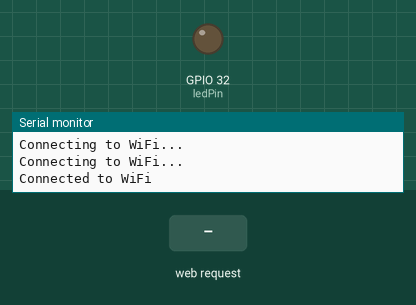
Recording of a sketch running on a simulated ESP32. Parts: output pins drawn as LEDs (lit = HIGH), the last lines printed to the serial monitor. Inputs (shaded band) come from the test bench. WiFi joins after 1.5 s; servers stay silent unless stated.

Above: at 3.2 s.
3.3 s: HTTP request GET /toggle?state=on received
At 3.8 s:
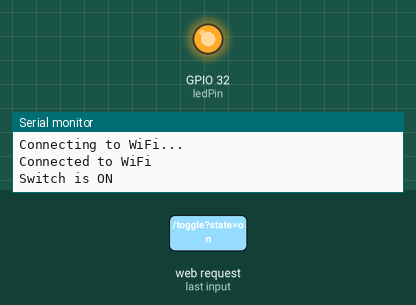
4.8 s: HTTP request GET /toggle received
At 6.1 s:
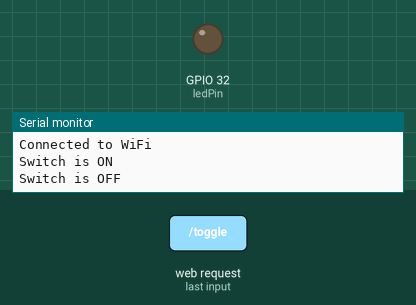
Timing chart, 0 to 7.8 s (numbered marks = the images above; inputs shaded):
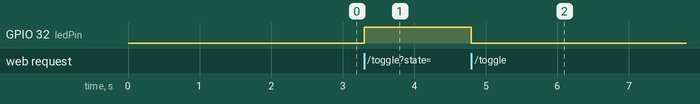

The sketch:

LocalConnector.ino
```cpp
#include <WiFi.h>
#include <WebServer.h>

// Replace with your network credentials
const char *ssid="***";
const char *password="***";

// Create a web server object
WebServer server(80);

// LED connected to GPIO 32
const int ledPin = 32;

// HTML content for the switch page
const char* htmlPage = R"rawliteral(
<!DOCTYPE html>
<html lang="en">
<head>
  <meta charset="UTF-8">
  <meta name="viewport" content="width=device-width, initial-scale=1.0">
  <title>On/Off Switch</title>
  <style>
    .switch {
      position: relative;
      display: inline-block;
      width: 60px;
      height: 34px;
    }
    .switch input {
      opacity: 0;
      width: 0;
      height: 0;
    }
    .slider {
      position: absolute;
      cursor: pointer;
      top: 0;
      left: 0;
      right: 0;
      bottom: 0;
      background-color: #ccc;
      transition: 0.4s;
      border-radius: 34px;
    }
    .slider:before {
      position: absolute;
      content: "";
      height: 26px;
      width: 26px;
      border-radius: 50%;
      left: 4px;
      bottom: 4px;
      background-color: white;
      transition: 0.4s;
    }
    input:checked + .slider {
      background-color: #4CAF50;
    }
    input:checked + .slider:before {
      transform: translateX(26px);
    }
  </style>
</head>
<body>
<h2>HTML On/Off Switch</h2>
<label class="switch">
  <input type="checkbox" id="switch" onchange="toggleSwitch()">
  <span class="slider"></span>
</label>
<script>
  function toggleSwitch() {
    var switchState = document.getElementById('switch').checked ? 'on' : 'off';
    fetch(`/toggle?state=${switchState}`)
      .then(response => response.text())
      .then(data => console.log(data));
  }
</script>
</body>
</html>
)rawliteral";

// Set up the web server routes
void handleRoot() {
  server.send(200, "text/html", htmlPage);
}

void handleToggle() {
  String state = server.arg("state");
  if (state == "on") {
    // Do something when switch is ON
    digitalWrite(ledPin, HIGH);  // Turn the LED on
    Serial.println("Switch is ON");
  } else {
    // Do something when switch is OFF
    digitalWrite(ledPin, LOW);   // Turn the LED off
    Serial.println("Switch is OFF");
  }
  server.send(200, "text/plain", "Switch state updated to: " + state);
}

void setup() {
  // Start serial communication
  Serial.begin(115200);

  // Initialize the LED pin as an output
  pinMode(ledPin, OUTPUT);

  // Connect to Wi-Fi
  WiFi.begin(ssid, password);
  while (WiFi.status() != WL_CONNECTED) {
    delay(1000);
    Serial.println("Connecting to WiFi...");
  }
  Serial.println("Connected to WiFi");

  // Start the web server
  server.on("/", handleRoot);
  server.on("/toggle", handleToggle);
  server.begin();
}

void loop() {
  // Handle incoming client requests
  server.handleClient();
}
```

Measured:
- after the input at 3.3 s, GPIO 32 (ledPin): LOW → HIGH at once
- after the input at 4.8 s, GPIO 32 (ledPin): HIGH → LOW at once
